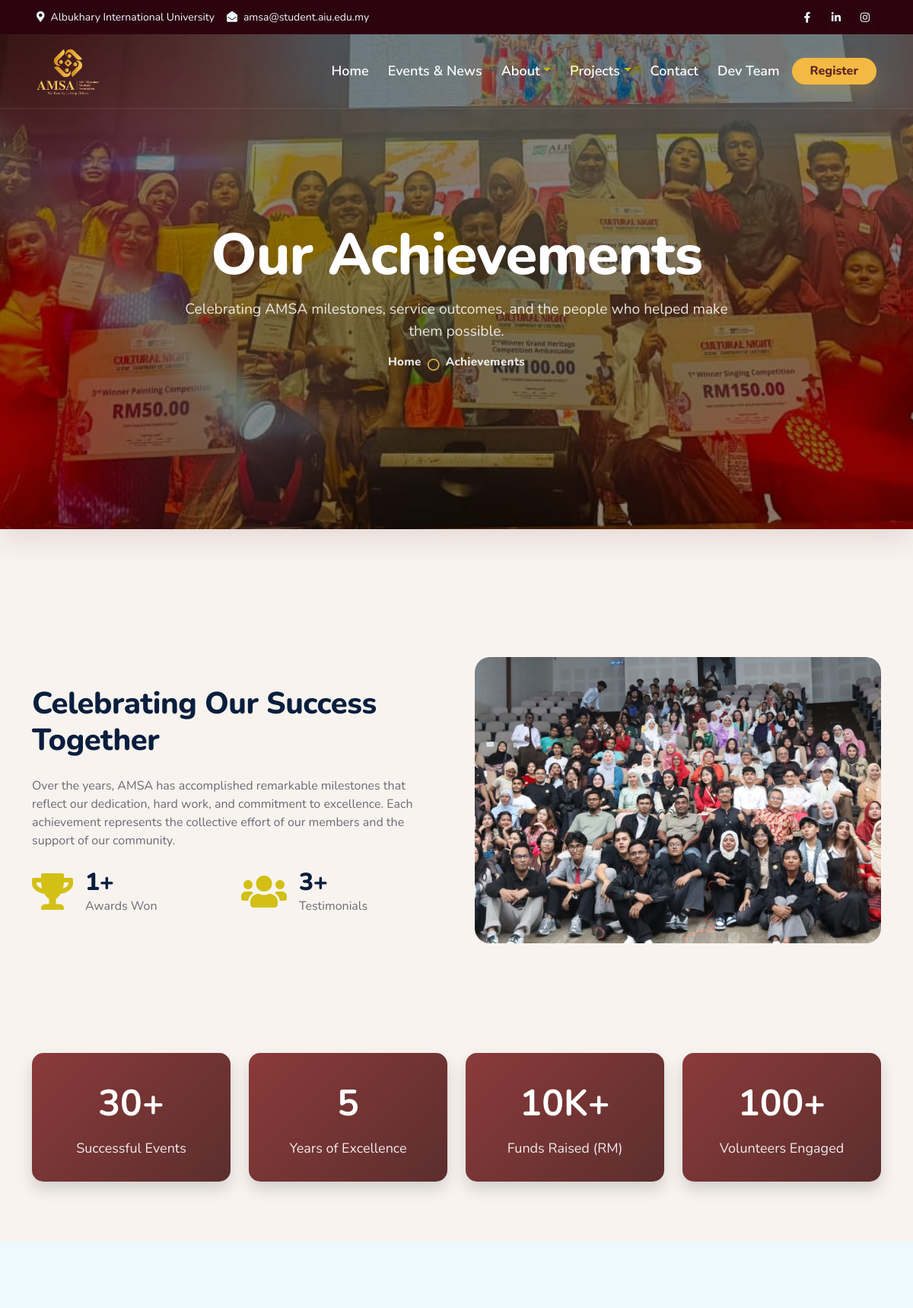
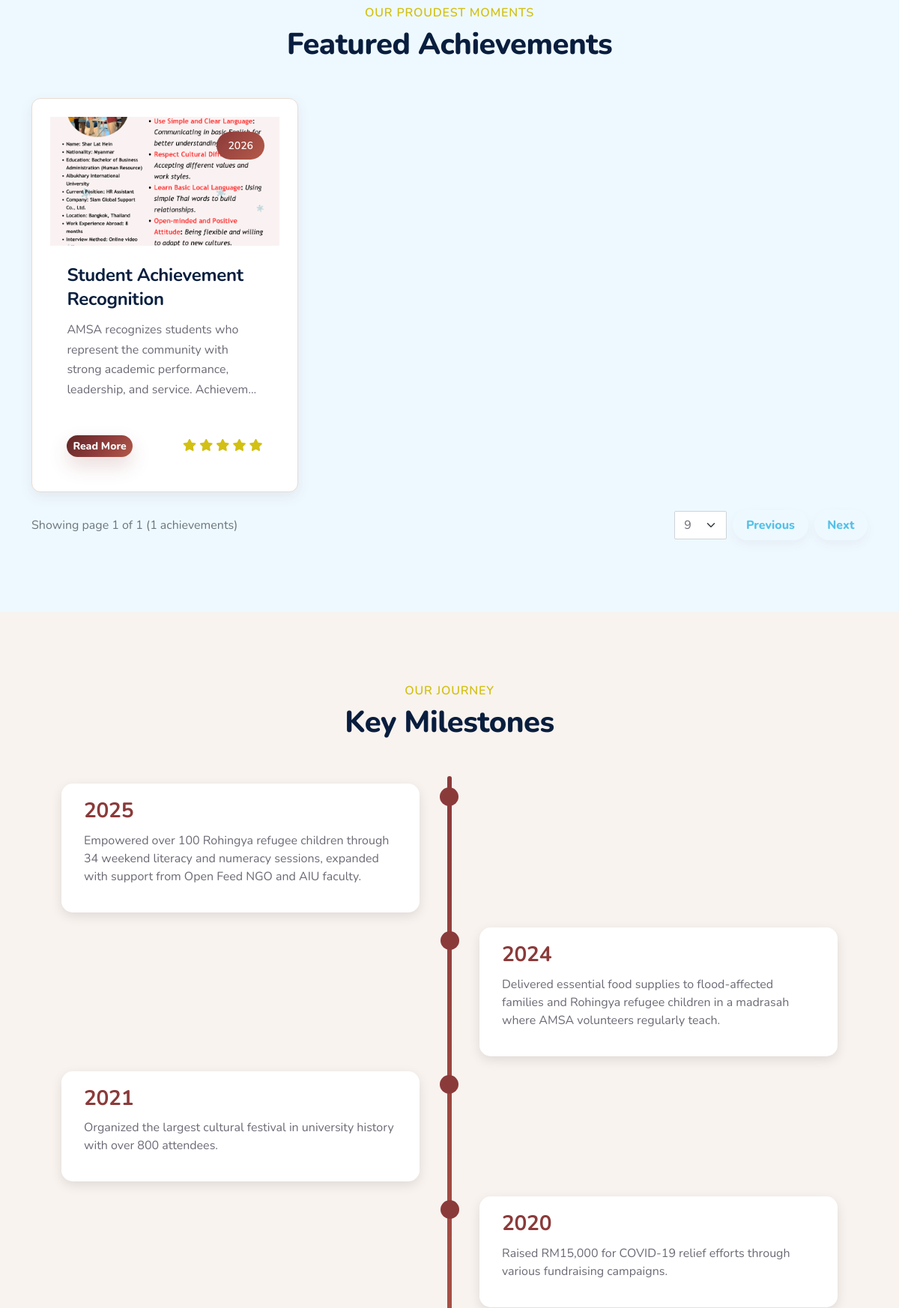
Screenshot of /achievements.php (upper part) with the database file from the repository (2 pictures, top to bottom).
### tables this page shows
CREATE TABLE `image` (
  `id` int(11) NOT NULL,
  `post_id` int(11) DEFAULT NULL,
  `img_name` varchar(255) DEFAULT NULL
);

CREATE TABLE `post` (
  `id` int(11) NOT NULL,
  `content` text DEFAULT NULL,
  `category` varchar(100) DEFAULT NULL,
  `title` varchar(200) DEFAULT NULL,
  `upload_date` datetime DEFAULT current_timestamp(),
  `edit_date` datetime DEFAULT NULL,
  `uploaded_by` int(11) DEFAULT NULL,
  `edited_by` int(11) DEFAULT NULL
);

### achievements.php (the view, shortened to what the rows shown need)
<?php
require_once 'config/database.php';
$contentPage = max(1, (int) ($_GET['page'] ?? 1));
$contentPerPage = (int) ($_GET['per_page'] ?? 9);
$achievementPageData = getPostsPaginated(['achievement'], $contentPage, $contentPerPage);
$achievements = $achievementPageData['posts'];
$testimonials = getAllTestimonials();
?>
<!DOCTYPE html>
<html lang="en">
<head>
    <link href="https://cdnjs.cloudflare.com/ajax/libs/font-awesome/5.10.0/css/all.min.css" rel="stylesheet">
    <link href="https://cdn.jsdelivr.net/npm/bootstrap-icons@1.4.1/font/bootstrap-icons.css" rel="stylesheet">
    <link href="lib/owlcarousel/assets/owl.carousel.min.css" rel="stylesheet">
    <link href="lib/animate/animate.min.css" rel="stylesheet">
    <link href="css/bootstrap.min.css" rel="stylesheet">
    <link href="css/style.css" rel="stylesheet">
</head>
<body>
    <div class="container-fluid position-relative p-0">
        <div class="container-fluid bg-primary py-5 bg-header amsa-page-header hero-achievements d-flex align-items-center" style="min-height: 650px; margin-bottom: 90px;">
            <div class="container text-center">
                <h1 class="display-4 text-white animated zoomIn mb-3">Our Achievements</h1>
            </div>
        </div>
    </div>
    <div class="container-fluid py-5 wow fadeInUp" data-wow-delay="0.1s">
        <div class="container py-5">
            <div class="row g-5 align-items-center">
                <div class="col-lg-6">
                    <h1 class="mb-4">Celebrating Our Success Together</h1>
                    <div class="row g-3">
                        <div class="col-sm-6">
                            <div class="d-flex align-items-center">
                                <div>
                                    <h2 class="mb-0"><?php echo count($achievements); ?>+</h2>
                                </div>
                            </div>
                        </div>
                        <div class="col-sm-6">
                            <div class="d-flex align-items-center">
                                <div>
                                    <h2 class="mb-0"><?php echo count($testimonials); ?>+</h2>
                                </div>
                            </div>
                        </div>
                    </div>
                </div>
            </div>
        </div>
    </div>
    <div class="container-fluid py-5 bg-light">
        <div class="container py-5">
            <div class="text-center mb-5 wow fadeInUp" data-wow-delay="0.1s">
                <h1 class="mb-0">Featured Achievements</h1>
            </div>
            <?php if (empty($achievements)): ?>
                <div class="no-data amsa-empty-state">
                    <i class="fas fa-trophy"></i>
                    <h3>No Achievements Yet</h3>
                    <p>Check back soon for our latest achievements and awards!</p>
                </div>
            <?php else: ?>
                <div class="row g-4">
                    <?php foreach ($achievements as $index => $achievement): ?>
                    <div class="col-lg-4 col-md-6 wow fadeInUp" data-wow-delay="<?php echo 0.1 + ($index * 0.2); ?>s">
                        <div class="achievement-card amsa-card">
                            <div class="position-relative">
                                <?php
                                $achievementImages = getEventImages($achievement['id']);
                                $achievementImage = !empty($achievementImages) ? 'uploads/' . basename($achievementImages[0]['img_name']) : 'https://picsum.photos/id/48/800/500';
                                ?>
                                <?php if (!empty($achievementImages)): ?>
                                    <div class="content-gallery gallery-count-<?php echo min(count($achievementImages), 3); ?>">
                                        <?php foreach (array_slice($achievementImages, 0, 3) as $cardImage): ?>
                                            <a href="#" data-bs-toggle="modal" data-bs-target="#achievementModal<?php echo (int) $achievement['id']; ?>">
                                                <img src="uploads/<?php echo htmlspecialchars(basename($cardImage['img_name'])); ?>" alt="<?php echo htmlspecialchars($achievement['title']); ?>">
                                            </a>
                                        <?php endforeach; ?>
                                    </div>
                                <?php else: ?>
                                    <img class="img-fluid" src="<?php echo $achievementImage; ?>" alt="<?php echo htmlspecialchars($achievement['title']); ?>">
                                <?php endif; ?>
                                <div class="achievement-badge"><?php echo date('Y', strtotime($achievement['upload_date'])); ?></div>
                            </div>
                            <div class="p-4">
                                <h4><?php echo htmlspecialchars($achievement['title']); ?></h4>
                                <p><?php echo substr(htmlspecialchars($achievement['content']), 0, 120) . '...'; ?></p>
                                <div class="d-flex justify-content-between align-items-center mt-3">
                                    <a href="#" class="btn btn-sm btn-primary" data-bs-toggle="modal" data-bs-target="#achievementModal<?php echo $achievement['id']; ?>">Read More</a>
                                    <div class="text-primary">
                                        <i class="fas fa-star"></i>
                                        <i class="fas fa-star"></i>
                                        <i class="fas fa-star"></i>
                                        <i class="fas fa-star"></i>
                                        <i class="fas fa-star"></i>
                                    </div>
                                </div>
                            </div>
                        </div>
                    </div>
                    <?php endforeach; ?>
                </div>
            <?php endif; ?>
        </div>
    </div>
    <div class="container-fluid py-5">
        <div class="container py-5">
            <div class="text-center mb-5 wow fadeInUp" data-wow-delay="0.1s">
                <h1 class="mb-0">Key Milestones</h1>
            </div>
        </div>
    </div>
</body>
</html>

### rows the page displays
post: upload_date "2026", title "Student Achievement Recognition", content "AMSA recognizes students who represent the community with strong academic performance, leadership, and service. Achievem"
image: img_name (picture)

### other values shown
count($achievements) "1"
count($testimonials) "3"
$contentPage "1"
$totalPages "1"
$totalAchievements "1"
form field per_page "9"
